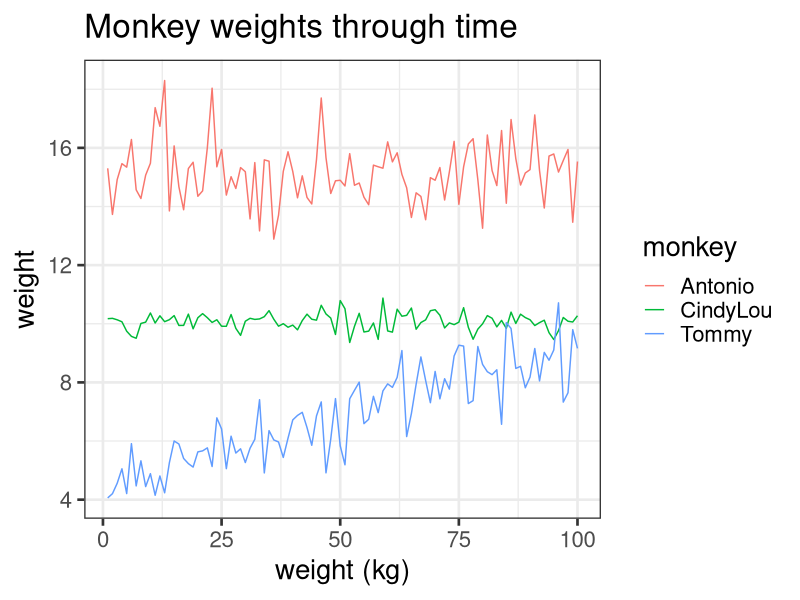

This figure's R source:
## ---- chunk 1
# myPlot <- ggplot(data=shortPantheria, mapping=aes(y=log(mass),x=activity,fill=activity)) +
#       theme_bw(20) + 
#       labs(title="Mamm. Body Mass By Activity Pattern",x="Activity Pattern",fill="Act. Pattern") +
#       geom_boxplot(size=2,alpha=.7) + #why aren't these wrapped in aes() 
#       guides(fill = guide_legend(keywidth = 3, keyheight = 3))
# myPlot

## ---- chunk 2
library(ggplot2)
set.seed(501)
df <- data.frame(
        trappingEvent=rep(1:100,3),
        monkey=rep(c("CindyLou","Tommy","Antonio"),each=100),
        weight = c(rnorm(100,10,.3),rnorm(100,9)*seq(from=.505,to=1,by=.005),rnorm(100,15))
        )
                 
monkeyweights <- ggplot(data=df,aes(x=trappingEvent,y=weight,color=monkey)) + geom_path() + theme_bw(20) + labs(title="Monkey weights through time", x="weight (kg)")
monkeyweights
